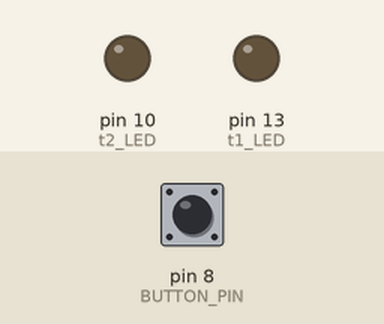
Recording of a sketch running on a simulated Arduino Uno, built with avr-gcc and run on an emulated ATmega328P. Shown: output pins drawn as LEDs (lit = HIGH). The inputs (shaded band) are chosen by the test bench; at power-on: pin 8 (BUTTON_PIN) HIGH.

Above: at 1.2 s.
1.3 s: pin 8 (BUTTON_PIN) pulled LOW for 0.15 s
At 1.35 s:
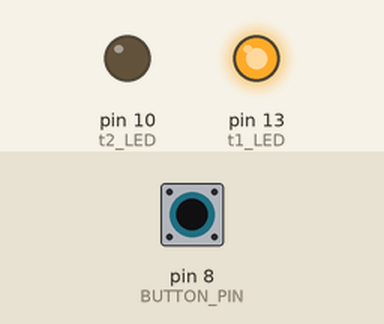
4.3 s: pin 8 (BUTTON_PIN) pulled LOW for 1 s
At 4.35 s:
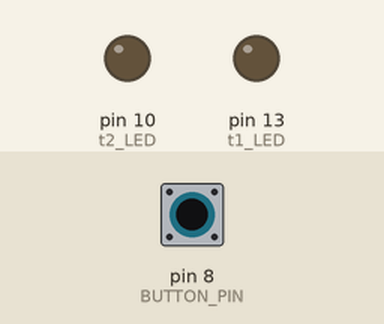
Timing chart, 0 to 13.5 s (numbered marks = the images above; inputs shaded):
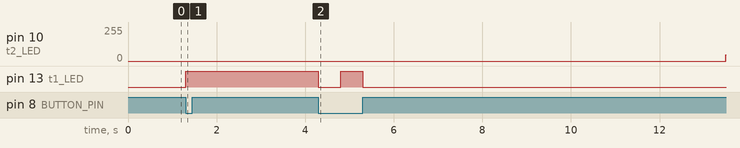

The sketch:

Blink_millis.ino
```cpp
#define BUTTON_PIN 8

const int t1_LED = 13;
int on_off = 0;

const int t2_LED = 10;
int t_high = 0;

unsigned long t1_prev = 0;
const unsigned long t1_delay = 500;

unsigned long t2_prev = 0;
const unsigned long t2_delay = 4;

void setup() {
  pinMode(t1_LED, OUTPUT);
  pinMode(BUTTON_PIN, INPUT_PULLUP);
}

void loop() {
  byte buttonState = digitalRead(BUTTON_PIN);
  unsigned long t1_now = millis();
  if(buttonState == LOW){
    if(t1_now - t1_prev >= t1_delay){
      t1_prev = t1_now;

      on_off++;
      if(on_off>1) on_off = 0;
      digitalWrite(t1_LED, on_off);
    }
  }

  unsigned long t2_now = millis();
  if(t2_now - t2_prev >= t2_delay){
    t2_prev = t2_now;

    t_high++;
    if(t_high>255) t_high = 0;
    analogWrite(t2_LED, t_high);
  }

}
```

Measured:
- after the input at 1.3 s, pin 10 (t2_LED): stays 0/255 (without the input it goes to 50/255 after 3.0 s); pin 13 (t1_LED): LOW → HIGH at once
- after the input at 4.3 s, pin 10 (t2_LED): stays 0/255 (without the input it goes to 218/255 after 4.8 s); pin 13 (t1_LED): HIGH → LOW at once, → HIGH 0.50 s later, → LOW 0.50 s later
